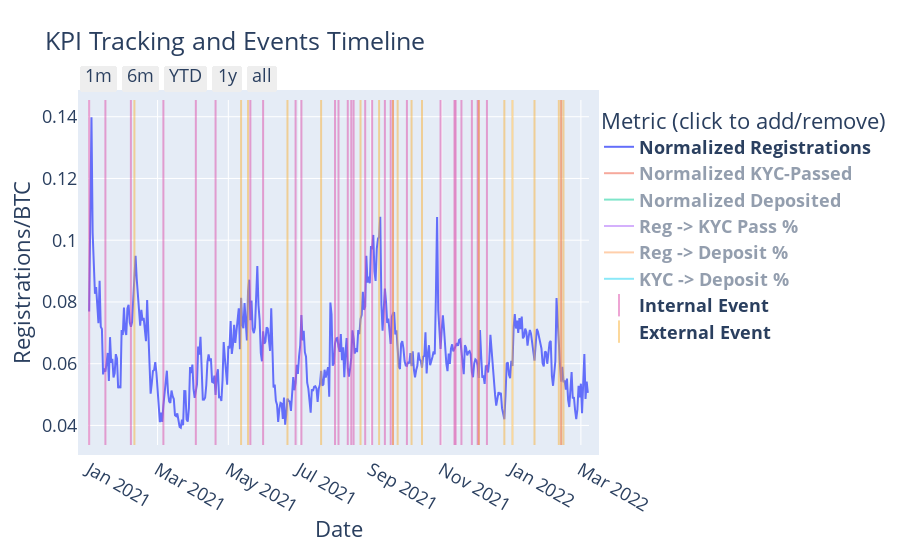

This figure's notebook cell:
### Code cell
import plotly.graph_objects as go

fig = go.Figure()

fig.add_trace(go.Scatter(x=df["Registration Date"], y=df["Registrations"]/df["BTC Price"],
                         name="<b>Normalized Registrations</b>",  hovertext=df[["Registrations", "BTC Price"]], hovertemplate=" %{y}<br><b>Regs</b>: %{hovertext[0]}<br><b>BTC Price</b>: %{hovertext[1]:$,.0f}<br>"
                         ))

fig.add_trace(go.Scatter(x=df["Registration Date"], y=df["Passed KYC"]/df["BTC Price"],
                         name="<b>Normalized KYC-Passed</b>", visible='legendonly',
                         hovertext=df["Passed KYC"], hovertemplate=" %{y}<br><b>Passed KYC</b>: %{hovertext}<br>"
                         ))

fig.add_trace(go.Scatter(x=df["Registration Date"], y=df["Made a Deposit"]/df["BTC Price"],
                         name="<b>Normalized Deposited</b>", visible='legendonly',
                         hovertext=df["Made a Deposit"], hovertemplate=" %{y}<br><b>Made a Deposit</b>: %{hovertext}<br>"
                         ))

fig.add_trace(go.Scatter(x=df["Registration Date"], y=df["Reg to KYC Passed %"],
                         name="<b>Reg -> KYC Pass %</b>", visible='legendonly',
                         hovertext=df["Reg to KYC Passed %"], hovertemplate=" %{y:.1%}<br>"
                         ))

fig.add_trace(go.Scatter(x=df["Registration Date"], y=df["Reg to Deposit %"],
                         name="<b>Reg -> Deposit %</b>", visible='legendonly',
                         hovertext=df["Reg to Deposit %"], hovertemplate=" %{y:.1%}<br>"
                         ))

fig.add_trace(go.Scatter(x=df["Registration Date"], y=df["KYC to Deposit %"],
                         name="<b>KYC -> Deposit %</b>", visible='legendonly',
                         hovertext=df["KYC to Deposit %"], hovertemplate=" %{y:.1%}<br>"
                         ))


# ----- circle version on regs --------
# fig.add_trace(go.Scatter(x=df_events["Registration Date"], y=df_events["Registrations"]/df_events["BTC Price"],
#                          name="Event", mode='markers', marker=dict(size=12, line=dict(width=2, color='DarkSlateGrey')),
#                          hovertext=df_events["Event"]
#                          ))

fig.add_trace(go.Scatter(x=df2["Date"], y=df2["Internal Event bool"],
                         name="<b>Internal Event</b>", mode='markers', marker_symbol="line-ns", marker=dict(size=100000, line=dict(width=2, color='rgba(222, 76, 170, 0.5)')),
                         hovertext=df2["Internal Event"], hovertemplate="<i>%{hovertext}</i><br>", hoveron='points',
                         ))


fig.add_trace(go.Scatter(x=df2["Date"], y=df2["External Event bool"],
                         name="<b>External Event</b>", mode='markers', marker_symbol="line-ns", marker=dict(size=100000, line=dict(width=2, color='rgba(250, 178, 56, 0.5)')),
                         hovertext=df2["External Event"], hovertemplate="<i>%{hovertext}</i><br>", hoveron='points'
                         ))

fig.update_layout(
    title="KPI Tracking and Events Timeline<br><br>",
    xaxis_title="Date",
    yaxis_title="Registrations/BTC",
    legend_title="Metric (click to add/remove)",
    font=dict(size=18),
    hovermode="x unified",
    hoverdistance=1,
    xaxis_range=['2020-12-31', df["Registration Date"][df["Registration Date"].shape[0]-1]],
    #template='plotly_dark'
)


# hovertemplate="%{x}%{hover.text}",
# df_events["Registrations"]/df_events["BTC Price"]
fig.update_xaxes(
    rangeslider_visible=False,
    rangeselector=dict(
        buttons=list([
            dict(count=1, label="1m", step="month", stepmode="backward"),
            dict(count=6, label="6m", step="month", stepmode="backward"),
            dict(count=1, label="YTD", step="year", stepmode="todate"),
            dict(count=1, label="1y", step="year", stepmode="backward"),
            dict(step="all")
        ])
    )
)
fig.update_layout(margin=dict(pad=10))
fig.show()

### Figure 1 — Plotly figure (JSON) as saved in the notebook; plotly's stock layout.template omitted (floating-point values rounded to 4 significant figures; data arrays with more than 128 entries replaced by an {"elided": "..."} marker saying what was removed)
{"data": [{"hovertemplate": " %{y}<br><b>Regs</b>: %{hovertext[0]}<br><b>BTC Price</b>: %{hovertext[1]:$,.0f}<br>", "hovertext": {"elided": "432x2 float values"}, "name": "<b>Normalized Registrations</b>", "x": {"elided": "432 str values"}, "y": {"elided": "432 float values"}, "type": "scatter"}, {"hovertemplate": " %{y}<br><b>Passed KYC</b>: %{hovertext}<br>", "hovertext": {"elided": "432 float values"}, "name": "<b>Normalized KYC-Passed</b>", "visible": "legendonly", "x": {"elided": "432 str values"}, "y": {"elided": "432 float values"}, "type": "scatter"}, {"hovertemplate": " %{y}<br><b>Made a Deposit</b>: %{hovertext}<br>", "hovertext": {"elided": "432 float values"}, "name": "<b>Normalized Deposited</b>", "visible": "legendonly", "x": {"elided": "432 str values"}, "y": {"elided": "432 float values"}, "type": "scatter"}, {"hovertemplate": " %{y:.1%}<br>", "hovertext": {"elided": "432 float values"}, "name": "<b>Reg -> KYC Pass %</b>", "visible": "legendonly", "x": {"elided": "432 str values"}, "y": {"elided": "432 float values"}, "type": "scatter"}, {"hovertemplate": " %{y:.1%}<br>", "hovertext": {"elided": "432 float values"}, "name": "<b>Reg -> Deposit %</b>", "visible": "legendonly", "x": {"elided": "432 str values"}, "y": {"elided": "432 float values"}, "type": "scatter"}, {"hovertemplate": " %{y:.1%}<br>", "hovertext": {"elided": "432 float values"}, "name": "<b>KYC -> Deposit %</b>", "visible": "legendonly", "x": {"elided": "432 str values"}, "y": {"elided": "432 float values"}, "type": "scatter"}, {"hoveron": "points", "hovertemplate": "<i>%{hovertext}</i><br>", "hovertext": {"elided": "425 str values"}, "marker": {"line": {"color": "rgba(222, 76, 170, 0.5)", "width": 2}, "size": 100000, "symbol": "line-ns"}, "mode": "markers", "name": "<b>Internal Event</b>", "x": {"elided": "425 str values"}, "y": {"elided": "425 float values"}, "type": "scatter"}, {"hoveron": "points", "hovertemplate": "<i>%{hovertext}</i><br>", "hovertext": {"elided": "425 str values"}, "marker": {"line": {"color": "rgba(250, 178, 56, 0.5)", "width": 2}, "size": 100000, "symbol": "line-ns"}, "mode": "markers", "name": "<b>External Event</b>", "x": {"elided": "425 str values"}, "y": {"elided": "425 float values"}, "type": "scatter"}], "layout": {"font": {"size": 18}, "xaxis": {"title": {"text": "Date"}, "range": ["2020-12-31", "2022-03-08"], "rangeslider": {"visible": false}, "rangeselector": {"buttons": [{"count": 1, "label": "1m", "step": "month", "stepmode": "backward"}, {"count": 6, "label": "6m", "step": "month", "stepmode": "backward"}, {"count": 1, "label": "YTD", "step": "year", "stepmode": "todate"}, {"count": 1, "label": "1y", "step": "year", "stepmode": "backward"}, {"step": "all"}]}}, "title": {"text": "KPI Tracking and Events Timeline<br><br>"}, "yaxis": {"title": {"text": "Registrations/BTC"}}, "legend": {"title": {"text": "Metric (click to add/remove)"}}, "hovermode": "x unified", "hoverdistance": 1, "margin": {"pad": 10}}}
